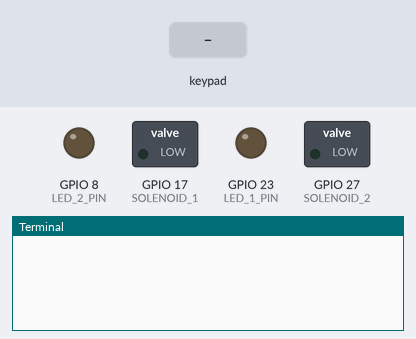
Bench run of a program on a simulated Raspberry Pi (BCM pin numbers). Shown: switched loads named in the program (green lamp = pin HIGH), output pins drawn as LEDs (lit = HIGH), the last lines printed to the terminal. The test bench sets the inputs (shaded band). Pins used as bus, display or sensor lines are not drawn.

Above: at 1.2 s.
1.3 s: key 'A' pressed
At 2.1 s:
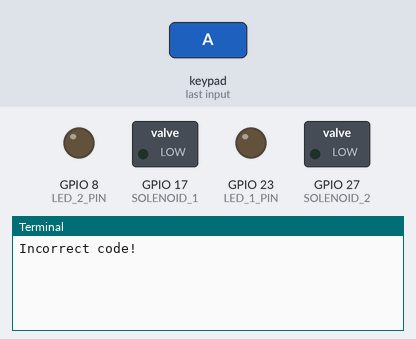
2.8 s: key 'C' pressed
At 3.3 s:
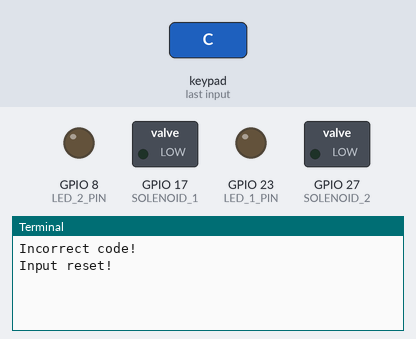

The program:

keypad.py
```python
# This program allows a user to enter a
# Code. If the C-Button is pressed on the
# keypad, the input is reset. If the user
# hits the A-Button, the input is checked.

import RPi.GPIO as GPIO
import time
import constants
import solenoid

GPIO.setmode(GPIO.BCM)
# These are the GPIO pin numbers where the
# lines of the keypad matrix are connected
L1 = 5
L2 = 6
L3 = 13
L4 = 19

# These are the four columns
C1 = 12
C2 = 16
C3 = 20
C4 = 21

secretCode_1 = "1"
secretCode_2 = "2"
secretCode_1_lock = "1B"
secretCode_2_lock = "2B"

input = ""

# Setup GPIO
GPIO.setup(L1, GPIO.OUT)
GPIO.setup(L2, GPIO.OUT)
GPIO.setup(L3, GPIO.OUT)
GPIO.setup(L4, GPIO.OUT)
GPIO.setup(constants.LED_1_PIN, GPIO.OUT)
GPIO.setup(constants.LED_2_PIN, GPIO.OUT)
GPIO.setup(constants.SWITCH_1_PIN, GPIO.IN)
GPIO.setup(constants.SWITCH_2_PIN, GPIO.IN)
GPIO.setup(constants.SOLENOID_1, GPIO.OUT)
GPIO.setup(constants.SOLENOID_2, GPIO.OUT)

# Use the internal pull-down resistors
GPIO.setup(C1, GPIO.IN, pull_up_down=GPIO.PUD_DOWN)
GPIO.setup(C2, GPIO.IN, pull_up_down=GPIO.PUD_DOWN)
GPIO.setup(C3, GPIO.IN, pull_up_down=GPIO.PUD_DOWN)
GPIO.setup(C4, GPIO.IN, pull_up_down=GPIO.PUD_DOWN)

# The GPIO pin of the column of the key that is currently
# being held down or -1 if no key is pressed
keypadPressed = -1

# This callback registers the key that was pressed
# if no other key is currently pressed
def keypadCallback(channel):
    global keypadPressed
    if keypadPressed == -1:
        keypadPressed = channel

# Detect the rising edges on the column lines of the
# keypad. This way, we can detect if the user presses
# a button when we send a pulse.
GPIO.add_event_detect(C1, GPIO.RISING, callback=keypadCallback)
GPIO.add_event_detect(C2, GPIO.RISING, callback=keypadCallback)
GPIO.add_event_detect(C3, GPIO.RISING, callback=keypadCallback)
GPIO.add_event_detect(C4, GPIO.RISING, callback=keypadCallback)

# Sets all lines to a specific state. This is a helper
# for detecting when the user releases a button
def setAllLines(state):
    GPIO.output(L1, state)
    GPIO.output(L2, state)
    GPIO.output(L3, state)
    GPIO.output(L4, state)

def checkSpecialKeys():
    global input
    pressed = False
    GPIO.output(L3, GPIO.HIGH)

    # C is pressed
    if (GPIO.input(C4) == 1):
        print("Input reset!");
        pressed = True

    GPIO.output(L3, GPIO.LOW)
    GPIO.output(L1, GPIO.HIGH)

    # A is pressed
    if (not pressed and GPIO.input(C4) == 1):
        if input == secretCode_1:
            print("Code correct! Unlock Drawer 1")
            # TODO: Unlock a door, turn a light on, etc.
            solenoid.solenoid_unlock(constants.SOLENOID_1, constants.LED_1_PIN)
        elif input == secretCode_2:
            print("Code correct! Unlock Drawer 2")
            # TODO: Unlock a door, turn a light on, etc.
            solenoid.solenoid_unlock(constants.SOLENOID_2, constants.LED_2_PIN)
        elif input == secretCode_1_lock:
            print("Code correct! Lock Drawer 1")
            solenoid.solenoid_lock(constants.SOLENOID_1, constants.LED_1_PIN, constants.SWITCH_1_PIN)
        elif input == secretCode_2_lock:
            print("Code correct! Lock Drawer 2")
            solenoid.solenoid_lock(constants.SOLENOID_2, constants.LED_2_PIN, constants.SWITCH_2_PIN)
        else:
            print("Incorrect code!")
            # TODO: Sound an alarm, send an email, etc.
        pressed = True

    GPIO.output(L3, GPIO.LOW)

    if pressed:
        input = ""

    return pressed

# reads the columns and appends the value, that corresponds
# to the button, to a variable
def readLine(line, characters):
    global input
    # We have to send a pulse on each line to
    # detect button presses
    GPIO.output(line, GPIO.HIGH)
    if(GPIO.input(C1) == 1):
        input = input + characters[0]
    if(GPIO.input(C2) == 1):
        input = input + characters[1]
    if(GPIO.input(C3) == 1):
        input = input + characters[2]
    if(GPIO.input(C4) == 1):
        input = input + characters[3]
    GPIO.output(line, GPIO.LOW)

def keypad_on():
    try:
        while True:
            # If a button was previously pressed,
            # check, whether the user has released it yet
            global keypadPressed
            if keypadPressed != -1:
                setAllLines(GPIO.HIGH)
                if GPIO.input(keypadPressed) == 0:
                    keypadPressed = -1
                else:
                    time.sleep(0.1)
            # Otherwise, just read the input
            else:
                if not checkSpecialKeys():
                    readLine(L1, ["1","2","3","A"])
                    readLine(L2, ["4","5","6","B"])
                    readLine(L3, ["7","8","9","C"])
                    readLine(L4, ["*","0","#","D"])
                    time.sleep(0.1)
                else:
                    time.sleep(0.1)

    except KeyboardInterrupt:
        print("\nApplication stopped!")

    finally:
        GPIO.cleanup() # this ensures a clean exit
        print('Clean up')

keypad_on()
```

constants.py
```python
DRAWER_1 = 1
SOLENOID_1 = 17
LED_1_PIN = 23
SWITCH_1_PIN = 24

DRAWER_2 = 2
SOLENOID_2 = 27
LED_2_PIN = 8
SWITCH_2_PIN = 7
```

solenoid.py
```python
import RPi.GPIO as GPIO
import time

def solenoid_unlock(pin, LED_pin):
	GPIO.output(pin, GPIO.HIGH)
	print('set high, unlock')
	# Turn on LED
	GPIO.output(LED_pin, GPIO.HIGH)
	time.sleep(1)


def solenoid_lock(pin, LED_pin, switch_pin):
	if GPIO.input(switch_pin) == 1:
		GPIO.output(pin, GPIO.LOW)
		print('set low, lock')
		# Turn off LED
		GPIO.output(LED_pin, GPIO.LOW)
		time.sleep(1)
		return True
	else:
		for i in range(10):
			# Flash LED
			print('flash')
			GPIO.output(LED_pin, GPIO.LOW)
			time.sleep(0.25)
			GPIO.output(LED_pin, GPIO.HIGH)
			time.sleep(0.25)
		return False


def is_locked(pin):
	return GPIO.input(pin)
```

Measured:
- after the input at 1.3 s, the terminal: prints a new line at once (image 1)
- after the input at 2.8 s, the terminal: prints a new line at once (image 2)
